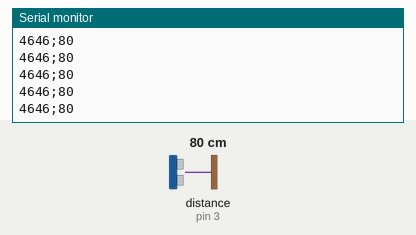
Recording of a sketch running on a simulated Arduino Uno, built with avr-gcc and run on an emulated ATmega328P. Shown: the last lines printed to the serial monitor. Wiring (inferred from the names in the program): ultrasonic range finder: trigger pin 4; echo pin 3. The test bench sets the inputs (shaded band); at power-on: distance to the obstacle (sensor on pin 3) 80 cm. The echo pulse lasts 58.3 µs per cm.

Above: at 1.2 s.
1.3 s: distance to the obstacle (sensor on pin 3) set to 2 cm
At 1.8 s:
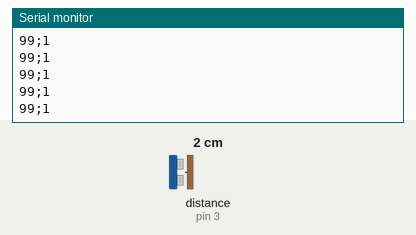
4.3 s: distance to the obstacle (sensor on pin 3) set to 4 cm
At 5.3 s:
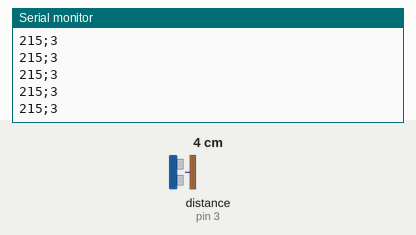
Timing chart, 0 to 7.3 s (numbered marks = the images above; inputs shaded):
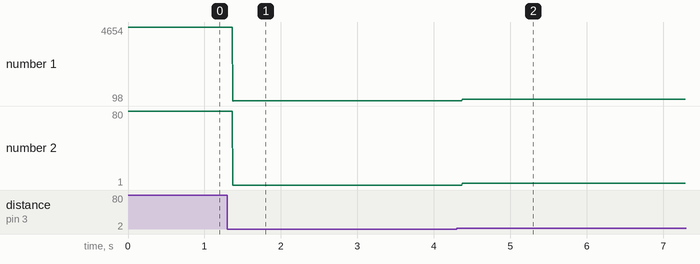

The sketch:

Distance_measurement_1.ino
```cpp
const int trigPin = 4;
const int echoPin = 3;

long value = 0;
int cm = 0;

void setup(){
  Serial.begin(9600);
  pinMode(trigPin, OUTPUT);
  pinMode(echoPin, INPUT);
  digitalWrite(trigPin, LOW);
}

void loop(){
  digitalWrite(trigPin, HIGH);
  delayMicroseconds(10);
  digitalWrite(trigPin, LOW);
  value = pulseIn(echoPin, HIGH, 50000);
  cm = value / 58;
  Serial.print(value);
  Serial.print(";");
  Serial.println(cm);
}
```

Measured:
- after the input at 1.3 s, the serial monitor: prints a new line after 0.07 s (image 1)
- after the input at 4.3 s, the serial monitor: prints a new line after 0.07 s (image 2)
- plotted number 1: 4646 → 99 after the input at 1.3 s, 99 → 215 after the input at 4.3 s
- plotted number 2: 80 → 1 after the input at 1.3 s, 1 → 3 after the input at 4.3 s
